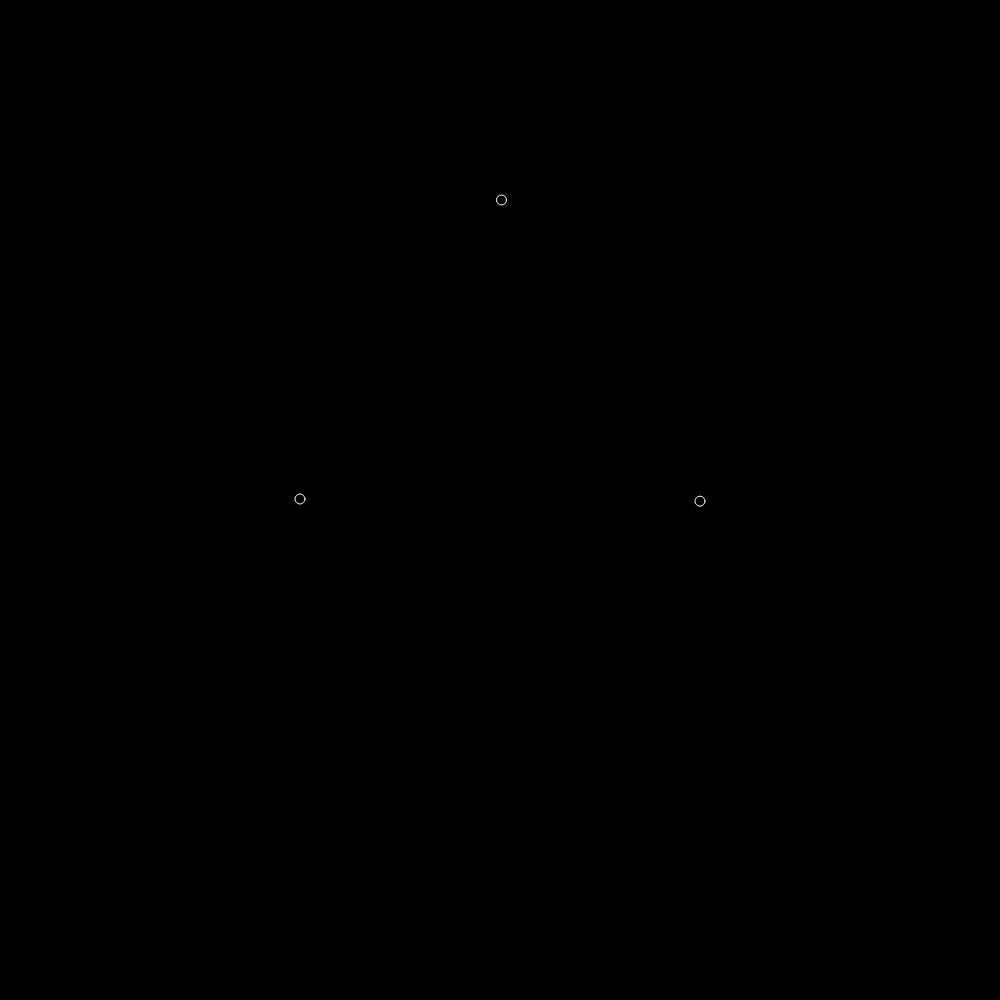
Frame 1 (no input)
Frame 60 (no input): blank canvas, image omitted
Frame 120 (the mouse pressed at the canvas centre since frame 60): blank canvas, image omitted

The p5.js sketch that drew this single still picture (run headless with seeded random() and noise() and a simulated clock; from frame 60 on, the mouse is pressed at the canvas centre):

// p5.js sketch
// ── sketch.js
let ball1 = new Ball(500,200,15,0,1000);
let ball2 = new Ball(300,500,0,-10,1000);
let ball3 = new Ball(700,500,0,12,1000);
let all_balls = [ball1,ball2,ball3];

function setup() {
  createCanvas(1000, 1000);
}

function draw() {
  background(0);
  for (let i = 0; i < all_balls.length; i++) {
    all_balls[i].calc_all_forces(all_balls);
  }
  for (let i = 0; i < all_balls.length; i++) {
    all_balls[i].update();
  }
}

// ── ball.js
let G  = 100;
let dt = 0.1;

class Ball {
  constructor(_x, _y, _x_t, _y_t, _m) {
    this.x   = _x;
    this.y   = _y;
    this.x_t = _x_t;
    this.y_t = _y_t;
    this.m   = _m;
    this.F_m   = [0,0]
  }

  calc_all_forces(all_balls) {
    let f;
    for (let i = 0; i < all_balls.length; i++) {
      console.log(i);
      if (all_balls[i] === this) {
        continue;
      }
      f = this.calc_force(all_balls[i]);
      this.F_m[0] += f[0];
      this.F_m[1] += f[1];
    }
    this.F_m = [this.F_m[0]/this.m, this.F_m[1]/this.m];
    console.log(this.F_m);
  }


  update(all_balls) {
    this.update_u();
    this.update_v();
    stroke(255);
    fill(0);
    circle(this.x,this.y,10);
  }

  update_u() {
    this.x = this.x + dt*this.x_t + Math.pow(dt,2)/2*this.F_m[0];
    this.y = this.y + dt*this.y_t + Math.pow(dt,2)/2*this.F_m[1];
  }

  update_v() {
    this.x_t = this.x_t + dt*this.F_m[0];
    this.y_t = this.y_t + dt*this.F_m[1];
  }

  calc_force(ball_b) {
    let r    = this.radius(ball_b);
    let dist = Math.pow(Math.pow(r[0],2) + Math.pow(r[1],2), 0.5);
    let temp = G*this.m*ball_b.m/Math.pow(dist,3);
    return [r[0]*temp,r[1]*temp];
  }

  radius(ball_b) {
    return [ball_b.x-this.x,ball_b.y-this.y];
  }
}
